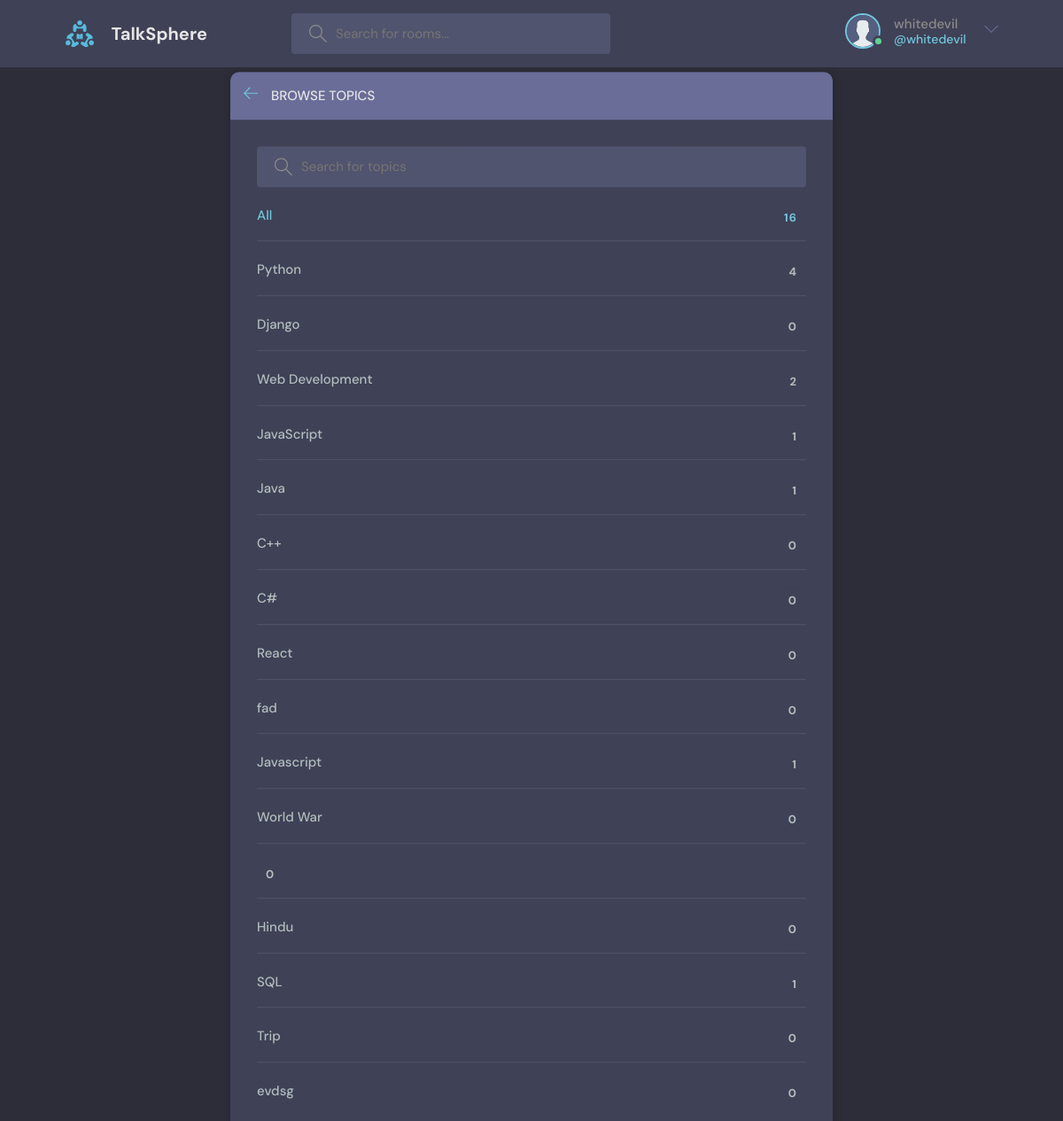
The app's page /topics/ (signed in) with its own data.
### base/models.py (models this page shows, shortened)
class Topic(models.Model):
    name = models.CharField(max_length=200)

### base/views.py (the view)
# urls.py: path("topics/",views.topicsPage, name="topics"),
def topicsPage(request):
    q = request.GET.get('q') if request.GET.get('q') != None else ''
    topics = Topic.objects.filter(name__icontains=q)
    return render(request, 'base/topics.html', {'topics': topics})

### base/templates/base/topics.html (shortened to what this page needs)
{% extends 'main.html' %}
{% block content %}
<main class="create-room layout">
  <div class="container">
    <div class="layout__box">
      <div class="layout__boxHeader">
        <div class="layout__boxTitle">
          <a href="{% url 'home' %}">
            <svg version="1.1" xmlns="http://www.w3.org/2000/svg" width="32" height="32" viewBox="0 0 32 32">
              <title>arrow-left</title>
              <path
                d="M13.723 2.286l-13.723 13.714 13.719 13.714 1.616-1.611-10.96-10.96h27.625v-2.286h-27.625l10.965-10.965-1.616-1.607z"
              ></path>
            </svg>
          </a>
          <h3>Browse Topics</h3>
        </div>
      </div>
      <div class="topics-page layout__body">
        <form action="" method="GET" class="header__search">
          <label>
            <input name="q" placeholder="Search for topics" />
          </label>
        </form>
        <ul class="topics__list">
          <li>
            <a href="{% url 'topics' %}" class="active">All <span>{{ topics.count }}</span></a>
          </li>
          {% for topic in topics %}
          <li>
            <a href="{% url 'home' %}?q={{topic.name}}">{{ topic.name }}<span>{{topic.room_set.all.count}}</span></a>
          </li>
          {% endfor %}
        </ul>
      </div>
    </div>
  </div>
</main>
{% endblock content %}

### templates/navbar.html (shortened to what this page needs)
{% load static %}
<header class="header header--loggedIn">
    <div class="container">
      <a href="{% url 'home' %}" class="header__logo">
        <img src="{% static 'images/logo.svg' %}" />
        <h1>TalkSphere</h1>
      </a>
      <form class="header__search" method="GET" action="{% url 'home' %}">
        <label>
          <input name="q" placeholder="Search for rooms..." />
        </label>
      </form>
      <nav class="header__menu">
        {% if request.user.is_authenticated %}
        <div class="header__user">
          <a href="{% url 'update-user' %}">
            <div class="avatar avatar--medium active">
              <img src="{% static 'images/avatar.svg' %}" />
            </div>
            <p>{{ request.user.username }}<span>@{{request.user.username}}</span></p>
          </a>
          <button class="dropdown-button">
            <svg version="1.1" xmlns="http://www.w3.org/2000/svg" width="32" height="32" viewBox="0 0 32 32">
              <title>chevron-down</title>
              <path d="M16 21l-13-13h-3l16 16 16-16h-3l-13 13z"></path>
            </svg>
          </button>
        </div>
        {% else %}
        <a href="{% url 'login' %}">
          <img src="{% static 'images/avatar.svg' %}" />
          <p>Login</p>
        </a>
        {% endif %}
      </nav>
    </div>
  </header>

### static/styles/style.css (style rules this page uses)
:root { --color-main: #71c6dd; --color-main-light: #e1f6fb; --color-dark: #3f4156; --color-dark-medium: #51546e; --color-dark-light: #696d97; --color-light: #e5e5e5; --color-gray: #8b8b8b; --color-light-gray: #b2bdbd; --color-bg: #2d2d39; --color-success: #5dd693; --color-error: #fc4b0b; }
* { font-family: "DM Sans", -apple-system, BlinkMacSystemFont, "Segoe UI", Roboto, Oxygen, Ubuntu, Cantarell, "Open Sans", "Helvetica Neue", sans-serif; margin: 0; padding: 0; box-sizing: border-box; text-rendering: optimizeLegibility; font-size: inherit; }
html { font-size: 56.25%; }
@media only screen and (min-width: 1200px) { html { font-size: 62.5%; } }
body { line-height: 1.6; font-weight: 400; font-size: 1.5rem; color: var(--color-light-gray); background-color: var(--color-bg); min-height: 100vh; }
img { width: 100%; }
a { display: inline-block; color: var(--color-main); text-decoration: none; }
.container { max-width: 120rem; width: 90%; margin: auto; }
.avatar { position: relative; display: inline-block; border-radius: 50%; border: 2px solid var(--color-main); }
.avatar img { display: block; border-radius: 50%; object-fit: cover; object-position: center; }
.avatar::after { content: ""; display: block; position: absolute; background-color: var(--color-gray); z-index: 111; border-radius: 50%; border: 0.3rem solid var(--color-dark); }
.avatar.active::after { background-color: var(--color-success); }
.avatar.avatar--medium img { width: 3.6rem; height: 3.6rem; border-radius: 50%; }
.avatar.avatar--medium:after { width: 0.7rem; height: 0.7rem; bottom: 0px; right: -6px; }
.header { padding: 1.5rem; background-color: var(--color-dark); }
.header > .container { display: flex; gap: 9.5rem; }
.header__logo, .header__user { display: flex; gap: 2rem; align-items: center; }
.header__logo > img { height: 3.2rem; width: 3.2rem; }
.header__logo > h1 { font-weight: 700; font-size: 2rem; color: var(--color-light); }
.header__search > label { background-color: var(--color-dark-medium); padding: 1.3rem 1rem; display: flex; align-items: center; gap: 1rem; border-radius: 4px; }
.header__search svg { fill: var(--color-gray); width: 2rem; height: 2rem; margin-left: 1rem; }
.header__search input { width: 30rem; background: transparent; border: none; outline: none; color: var(--color-light); }
.header__menu { margin-left: auto; position: relative; }
.header__menu a { display: flex; gap: 1.5rem; align-items: center; font-weight: 500; text-decoration: none; color: var(--color-gray); }
.header__menu img { height: 3.6rem; }
.header__menu p { line-height: 1.2; }
.header__menu span { color: var(--color-main); font-weight: 500; font-size: 1.4rem; display: block; }
.header__menu svg { width: 1.6rem; height: 1.6rem; fill: var(--color-dark-light); }
.dropdown-button { background: transparent; border: 0; outline: 0; cursor: pointer; }
.layout { margin-top: 2.4rem; }
.layout > .container { display: flex; justify-content: space-between; align-items: flex-start; }
.layout__box { width: 90%; max-width: 48rem; min-height: 40rem; position: absolute; top: 50%; left: 50%; transform: translate(-50%, -46%); background-color: var(--color-dark); border-radius: 1rem; box-shadow: 1px 1px 6px 3px rgba(0, 0, 0, 0.1); overflow: hidden; }
.layout__boxHeader { display: flex; padding: 1.5rem; background-color: var(--color-dark-light); }
.layout__boxTitle { display: flex; gap: 1.5rem; align-items: center; }
.layout__boxTitle h3 { text-transform: uppercase; font-weight: 500; color: var(--color-light); }
.layout__boxTitle svg { width: 1.6rem; height: 1.6rem; fill: var(--color-main); }
.layout__body { margin: 3rem; }
.topics__list { list-style: none; }
.topics__list li a { display: flex; justify-content: space-between; margin-bottom: 3rem; font-weight: 500; color: var(--color-light-gray); transition: all 0.3s ease-in-out; }
.topics__list li a.active, .topics__list li a:hover { color: var(--color-main); }
.topics__list li a span { padding: 0.5rem 1rem; background-color: var(--color-dark); border-radius: 3px; font-size: 1.3rem; font-weight: 700; letter-spacing: 1px; }
.topics-page .topics__list li:not(:last-child) a { margin: 2rem 0; padding-bottom: 1rem; text-decoration: none; border-bottom: 1px solid var(--color-dark-medium); }
.topics-page .header__search { display: block; }
.create-room.layout .layout__box { max-width: 68rem; }

### records on screen
Topic: name "Python", room_set.all.count "4"
Topic: name "Django", room_set.all.count "0"
Topic: name "Web Development", room_set.all.count "2"
Topic: name "JavaScript", room_set.all.count "1"
Topic: name "Java", room_set.all.count "1"
Topic: name "C++", room_set.all.count "0"
Topic: name "C#", room_set.all.count "0"
Topic: name "React", room_set.all.count "0"
Topic: name "fad", room_set.all.count "0"
Topic: name "Javascript", room_set.all.count "1"
Topic: name "World War", room_set.all.count "0"
Topic: room_set.all.count "0"
Topic: name "Hindu", room_set.all.count "0"
Topic: name "SQL", room_set.all.count "1"
Topic: name "Trip", room_set.all.count "0"
Topic: name "evdsg", room_set.all.count "0"

### other values on screen
{{ request.user.username }} "whitedevil"
{{ topics.count }} "16"
